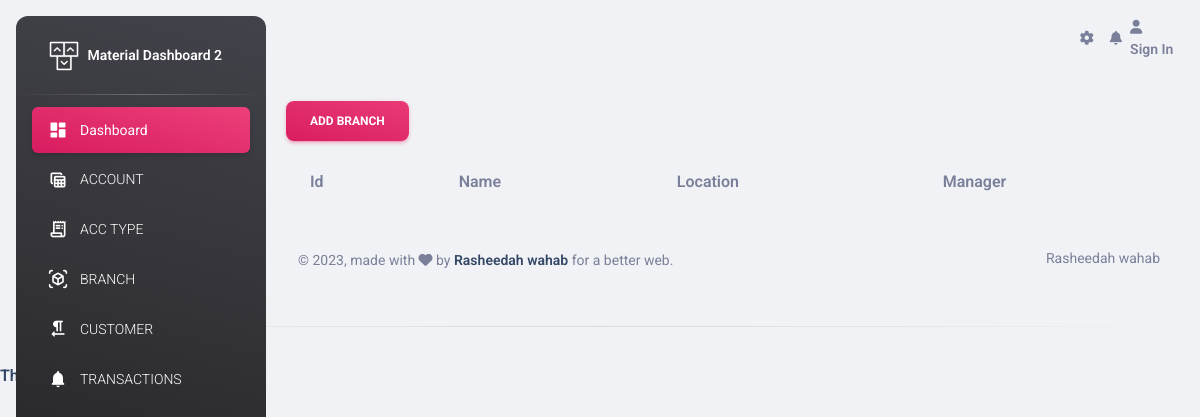
The app's page /branch/ (signed in), older data.
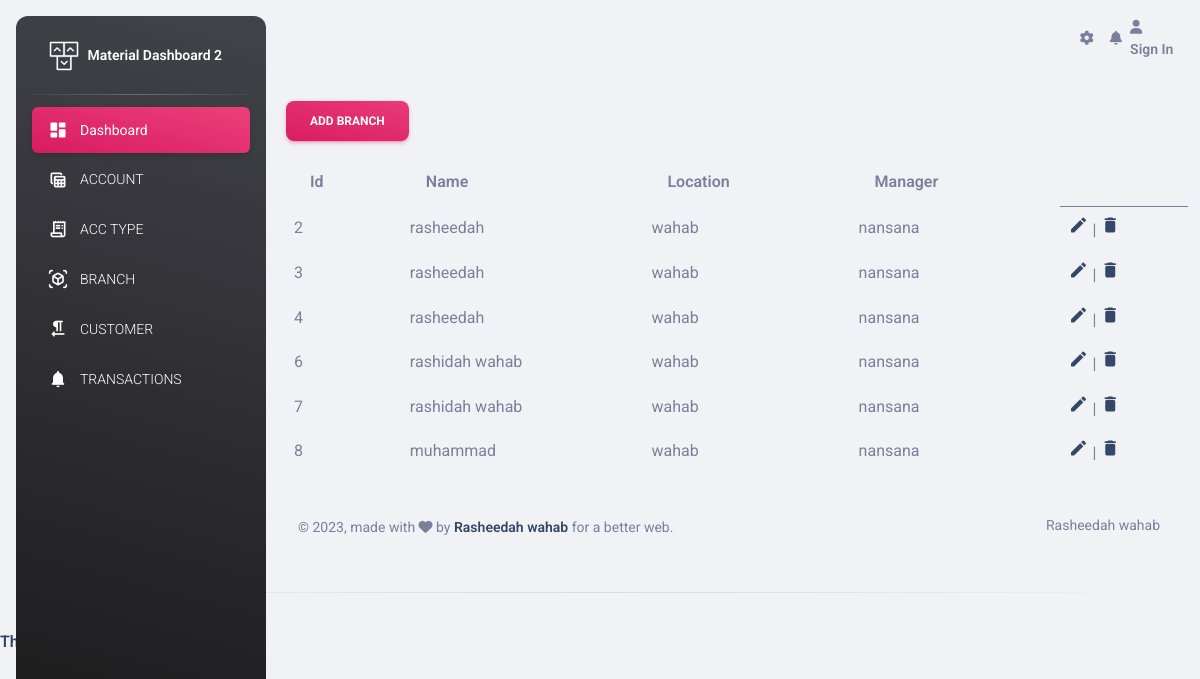
The same page, newer data.
### tropical/models.py (models this page shows)
class Branch(models.Model):
    name = models.CharField(max_length = 30)
    location = models.CharField(max_length = 30)
    manager = models.CharField(max_length = 30)

### tropical/views.py (the view)
# urls.py: path('branch/',add_branch_view,name='add_branch'),
@login_required
def add_branch_view(request):
    message = ''
    if request.method == "POST":
        branch_form = BranchForm(request.POST)
        if branch_form.is_valid():
             branch_form.save()
             messages.success(request,"Branch added sucessfully")
    else:
        branch_form = BranchForm()
    branch = Branch.objects.all()
    context = {
        'form': branch_form,
        'msg': message,
        'branch': branch,
    }
    return render(request,"branch.html",context)

### tropical/templates/branch.html (shortened to what this page needs)
{% extends './base.html' %}
{% load crispy_forms_tags %}
{% block content %}
<body>
    <div class = "container">
<button type="button" class="btn bg-gradient-primary" data-bs-toggle="modal" data-bs-target="#exampleModal">
  Add Branch
</button>
   <table class="table table">
    <thead>
      <tr>
        <th scope="col">id</th>
        <th scope="col">name</th>
        <th scope="col">location</th>
        <th scope="col">manager</th>
      </tr>
    </thead>
    <tbody>
        {% for branch in branch %}
        <tr>
          <td scope="row">{{branch.id}}</td>
          <td>{{branch.name}}</td>
          <td>{{branch.manager}}</td>
          <td>{{branch.location}}</td>
          <td>
            <a href="{% url 'edit_branch' branch.id %}">
              <i class="material-icons">edit</i>
            </a> |
            <a href="{% url 'delete_add_branch' branch.id %}"
            onclick = "return confirm('Are sure you want to delete this account?')">
            <i class="material-icons">delete</i></a>
          </td>
        </tr>
        {% endfor %}
    </tbody>
   </table>
</div>
{% endblock content %}

Row changes from the older to the newer data that the page shows:
added Branch: id "2", name "rasheedah", manager "wahab", location "nansana"
added Branch: id "3", name "rasheedah", manager "wahab", location "nansana"
added Branch: id "4", name "rasheedah", manager "wahab", location "nansana"
added Branch: id "6", name "rashidah wahab", manager "wahab", location "nansana"
added Branch: id "7", name "rashidah wahab", manager "wahab", location "nansana"
added Branch: id "8", name "muhammad", manager "wahab", location "nansana"
